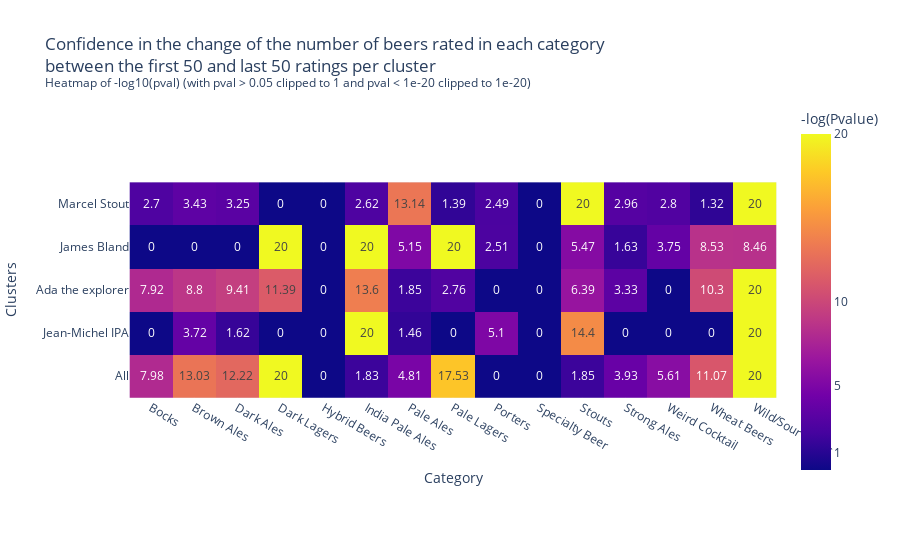

Notebook source saved alongside this figure:
### Code cell
df_pval = mean_user.iloc[:,30:35].T.copy()
pval = df_pval.to_numpy()
#print(pval.dtypes)

# pval = pval[pval > 0.05]

pval[pval < 1e-20] = 1e-20
pval[pval > 0.05] = 1
pval = -np.log10(pval)
pval = np.round(pval,2)


#pval.iloc[4,14] = max(pval)Plot Title <br><sup>Plot Subtitle</sup>
fig = px.imshow(pval, text_auto=True, title="Confidence in the change of the number of beers rated in each category <br>"\
                                            "between the first 50 and last 50 ratings per cluster<br><sup>"\
                                            "Heatmap of -log10(pval) (with pval > 0.05 clipped to 1 and pval < 1e-20 clipped to 1e-20)</sup>",
                labels=dict(x="Category", y="Clusters", color="Pvalue"),
                x=df_pval.columns.values,
                y=list(idx.keys()),
               )
#plt.figtext(0.5, 0.01, "fdnpobfsubgpafbagèaiègs")

fig.update_layout(coloraxis_colorbar=dict(
    title="-log(Pvalue)",
    tickvals=[1,5,10,20],
    ticktext=["1", "5", "10", "20"],
))


fig.show()
fig.write_html("heatmap_pval.html")

### Figure 1 — Plotly figure (JSON) as saved in the notebook; plotly's stock layout.template omitted (floating-point values rounded to 4 significant figures)
{"data": [{"coloraxis": "coloraxis", "hovertemplate": "Category: %{x}<br>Clusters: %{y}<br>Pvalue: %{z}<extra></extra>", "name": "0", "texttemplate": "%{z}", "type": "heatmap", "x": ["Bocks", "Brown Ales", "Dark Ales", "Dark Lagers", "Hybrid Beers", "India Pale Ales", "Pale Ales", "Pale Lagers", "Porters", "Specialty Beer", "Stouts", "Strong Ales", "Weird Cocktail", "Wheat Beers", "Wild/Sour Beers"], "xaxis": "x", "y": ["Marcel Stout", "James Bland", "Ada the explorer", "Jean-Michel IPA", "All"], "yaxis": "y", "z": [[2.7, 3.43, 3.25, 0, 0, 2.62, 13.14, 1.39, 2.49, 0, 20, 2.96, 2.8, 1.32, 20], [0, 0, 0, 20, 0, 20, 5.15, 20, 2.51, 0, 5.47, 1.63, 3.75, 8.53, 8.46], [7.92, 8.8, 9.41, 11.39, 0, 13.6, 1.85, 2.76, 0, 0, 6.39, 3.33, 0, 10.3, 20], [0, 3.72, 1.62, 0, 0, 20, 1.46, 0, 5.1, 0, 14.4, 0, 0, 0, 20], [7.98, 13.03, 12.22, 20, 0, 1.83, 4.81, 17.53, 0, 0, 1.85, 3.93, 5.61, 11.07, 20]]}], "layout": {"coloraxis": {"colorbar": {"ticktext": ["1", "5", "10", "20"], "tickvals": [1, 5, 10, 20], "title": {"text": "-log(Pvalue)"}}, "colorscale": [[0, "#0d0887"], [0.1111, "#46039f"], [0.2222, "#7201a8"], [0.3333, "#9c179e"], [0.4444, "#bd3786"], [0.5556, "#d8576b"], [0.6667, "#ed7953"], [0.7778, "#fb9f3a"], [0.8889, "#fdca26"], [1, "#f0f921"]]}, "title": {"text": "Confidence in the change of the number of beers rated in each category <br>between the first 50 and last 50 ratings per cluster<br><sup>Heatmap of -log10(pval) (with pval > 0.05 clipped to 1 and pval < 1e-20 clipped to 1e-20)</sup>"}, "xaxis": {"anchor": "y", "constrain": "domain", "domain": [0, 1], "scaleanchor": "y", "title": {"text": "Category"}}, "yaxis": {"anchor": "x", "autorange": "reversed", "constrain": "domain", "domain": [0, 1], "title": {"text": "Clusters"}}}}
